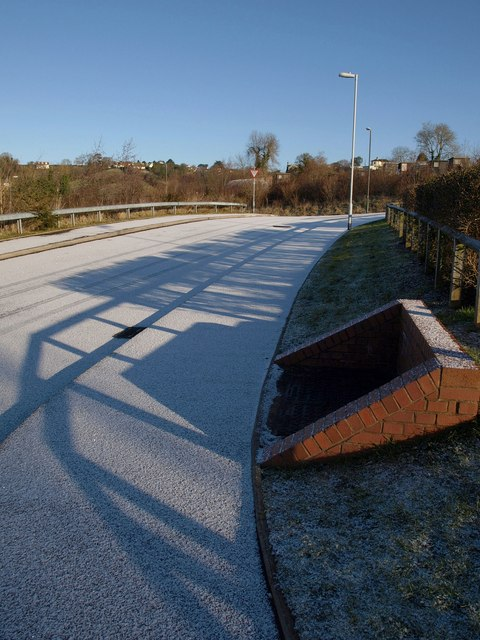
#> input picture data/dry_web/dry_00.jpg, 480 x 640 px
$ python eval.py --images data/dry_web --masks data/dry_web/dry_00.jpg   (older library calls are emulated)
#> lines starting #> are read from the running program, lines starting #| are printed output that depends on the picture; after the words box and inside, x2 and y2 are one past the last pixel; in counts of white or black regions, pixels touching at a corner belong together
### shadow/classify.py
"""Turn cues into shadow/object labels, plus step 4: contour-level voting.

Label maps: 0 = no edge, 1 = object edge, 2 = shadow edge.

Methods (ablation ladder):
  canny        baseline: keep every edge
  color        literature-style single color cue: darker + same chromaticity
  width        proposal sharpness cue: 10%-90% transition wider than WIDTH_T
  blue         illumination-direction color cue: darker AND the dark side is
               shifted toward blue along the sun->sky direction in
               log-chromaticity (what an outdoor shadow does)
  msblur       multi-scale blur estimate larger than BLUR_T (soft penumbra)
  full         blue AND msblur (both independent cues must agree), per pixel
  full_vote    full + majority vote over each contour (contours split at junctions)
"""
import json
import os

import cv2
import numpy as np

from .edges import detect_edges
from .cues import color_cue, multiscale_blur_cue, sharpness_cue, texture_cue

OBJECT, SHADOW = 1, 2

# Default thresholds. tune.py overwrites these via results/params.json.
PARAMS = dict(
    CHROMA_T=0.06,   # color baseline: chroma diff below this -> same color
    DARK_T=0.9,      # dark side must be at most this fraction of the bright side
    WIDTH_T=4.0,     # width baseline: 10-90% transition wider than this (px)
    BLUE_T=0.05,     # projection of the log-chroma change on the shadow direction
    BLUR_T=0.5,      # multi-scale blur estimate (px) above this -> soft
    VOTE_T=0.5,      # contour is shadow if more than this fraction of pixels vote shadow
)

# Direction (in (log R/G, log B/G) space) in which chromaticity moves from the
# sunlit to the shadowed side: sunlight -> bluish skylight. Unit vector,
# estimated once from the ISTD training subset (see tune.py); it is a property
# of daylight + camera, not of any test image.
SHADOW_DIR = np.array([-0.526, 0.850], np.float32)

PER_METHOD = {}   # method -> its own tuned thresholds (fair ablation)

METHODS = ["canny", "color", "width", "blue", "msblur", "full", "full_vote"]


def load_params(path="results/params.json"):
    if os.path.exists(path):
        with open(path) as fh:
            p = json.load(fh)
        PARAMS.update({k: v for k, v in p.items() if k in PARAMS})
        if "SHADOW_DIR" in p:
            SHADOW_DIR[:] = p["SHADOW_DIR"]
        PER_METHOD.update(p.get("per_method", {}))
    return PARAMS


def params_for(method):
    """Global thresholds, overridden by the ones tuned for this method alone."""
    p = dict(PARAMS)
    p.update({k: v for k, v in PER_METHOD.get(method, {}).items() if k in PARAMS})
    if method == "full_vote":   # full_vote = full's pixel thresholds + its vote threshold
        p.update({k: v for k, v in PER_METHOD.get("full", {}).items() if k in PARAMS})
    return p


WORK_SIDE = 640   # images are processed at this longest side (ISTD's resolution)


def resize_to_work(img, interp=cv2.INTER_AREA, side=None):
    """Bring an image to the working scale so penumbra widths (pixels) mean the same thing."""
    side = side or WORK_SIDE
    h, w = img.shape[:2]
    s = side / max(h, w)
    if s >= 1:
        return img
    return cv2.resize(img, (round(w * s), round(h * s)), interpolation=interp)


def compute(img_bgr, sigma=1.4, low=40, high=100):
    """Run edge detection and every cue once. Returns a dict reused by every method.

    The image is first resized to WORK_SIDE; d["img"] is the image actually used,
    and all label maps have its size.
    """
    img_bgr = resize_to_work(img_bgr)
    edges, gray, nx, ny = detect_edges(img_bgr, sigma, low, high)
    raw = cv2.cvtColor(img_bgr, cv2.COLOR_BGR2GRAY)
    ys, xs = np.nonzero(edges)
    c = color_cue(img_bgr, ys, xs, nx, ny)
    lr = c["lr"].reshape(-1, 3)
    dchrom = np.stack([lr[:, 2] - lr[:, 1], lr[:, 0] - lr[:, 1]], 1)  # d log(R/G), d log(B/G)
    return dict(
        img=img_bgr, edges=edges, ys=ys, xs=xs,
        chroma=c["chroma"], dark=c["dark"],
        blue=dchrom @ SHADOW_DIR,
        width=sharpness_cue(gray, ys, xs, nx, ny),
        blur=multiscale_blur_cue(raw, ys, xs, nx, ny),
        texture=texture_cue(raw, ys, xs, nx, ny),
    )


def pixel_votes(d, method, p=None):
    """Boolean array: True if that edge pixel is called a shadow."""
    p = p or params_for(method)
    darker = d["dark"] < p["DARK_T"]
    if method == "canny":
        return np.zeros(len(d["xs"]), bool)
    if method == "color":
        return darker & (d["chroma"] < p["CHROMA_T"])
    if method == "width":
        return darker & (d["width"] > p["WIDTH_T"])
    blue = darker & (d["blue"] > p["BLUE_T"])
    soft = darker & (d["blur"] > p["BLUR_T"])
    if method == "blue":
        return blue
    if method == "msblur":
        return soft
    if method in ("full", "full_vote"):
        return blue & soft
    raise ValueError(method)


def split_contours(edges):
    """Label 8-connected edge curves, cut at junctions (pixels with 3+ edge neighbours).

    Without the cut, a shadow border that touches an object outline would be
    merged with it into one component and forced to share one label.
    """
    e = edges.astype(np.uint8)
    nb = cv2.filter2D(e, cv2.CV_16S, np.ones((3, 3), np.float32)) - e
    junction = (e > 0) & (nb >= 3)
    pieces = e.copy()
    pieces[junction] = 0
    n, comp = cv2.connectedComponents(pieces, connectivity=8)
    return n, comp, junction


def contour_vote(edges, is_shadow, ys, xs, vote_t=0.5, min_len=8):
    """Each contour piece takes the majority label of its pixels.

    Junction pixels and pieces shorter than min_len keep their own pixel label.
    """
    n, comp, junction = split_contours(edges)
    c = comp[ys, xs]
    shadow_count = np.bincount(c, weights=is_shadow.astype(float), minlength=n)
    total = np.bincount(c, minlength=n)
    majority = shadow_count > vote_t * np.maximum(total, 1)
    out = majority[c]
    keep = (c == 0) | (total[c] < min_len) | junction[ys, xs]
    out[keep] = is_shadow[keep]
    return out


def label_map(d, method, p=None):
    p = p or params_for(method)
    is_shadow = pixel_votes(d, method, p)
    if method == "full_vote":
        is_shadow = contour_vote(d["edges"], is_shadow, d["ys"], d["xs"], p["VOTE_T"])
    lab = np.zeros(d["edges"].shape, np.uint8)
    lab[d["ys"], d["xs"]] = np.where(is_shadow, SHADOW, OBJECT)
    return lab


# [12 lines left out: function overlay, not called in this run]

### shadow/edges.py
"""Step 1: Gaussian smoothing + Canny edges, plus gradient direction at each edge pixel."""
import cv2
import numpy as np


def detect_edges(img_bgr, sigma=1.4, low=40, high=100):
    """Return (edge_mask uint8 0/1, gray_blur float32, nx, ny).

    nx, ny = unit gradient direction (points from dark to bright).
    """
    gray = cv2.cvtColor(img_bgr, cv2.COLOR_BGR2GRAY)
    blur = cv2.GaussianBlur(gray, (0, 0), sigma)
    edges = cv2.Canny(blur, low, high)

    g = blur.astype(np.float32)
    gx = cv2.Sobel(g, cv2.CV_32F, 1, 0, ksize=3)
    gy = cv2.Sobel(g, cv2.CV_32F, 0, 1, ksize=3)
    mag = np.sqrt(gx * gx + gy * gy) + 1e-6
    return (edges > 0).astype(np.uint8), g, gx / mag, gy / mag

### shadow/cues.py
"""Steps 2 and 3: per-edge-pixel cues.

Every cue is measured by sampling the image on the two sides of an edge pixel,
along the gradient direction (n points from the dark side to the bright side).

Color cues      across a shadow edge the surface is the same, so brightness
                drops but chromaticity (R:G:B proportions) stays about the same,
                and every channel is darkened by a similar factor.
Texture cue     the same texture lit less brightly keeps the same *relative*
                contrast (std / mean), so this ratio should match on both sides.
Sharpness cues  shadow borders (penumbra) are soft/wide, object edges are sharp:
                (a) 10%-90% transition width of the brightness profile,
                (b) multi-scale blur estimate from gradient magnitudes at two
                    Gaussian scales (a Gaussian-blurred step of width s has peak
                    gradient ~ 1/sqrt(s^2 + sigma^2)).
"""
import cv2
import numpy as np


def sample(img, xs, ys):
    """Bilinear sample img at float coords. img: HxW or HxWxC. Returns N or NxC."""
    # cv2.remap needs maps smaller than 32767 px per side, so lay the N points
    # out as a (rows x 4096) grid instead of one long row.
    n = xs.size
    cols = 4096
    rows = max(1, -(-n // cols))
    mx = np.zeros(rows * cols, np.float32)
    my = np.zeros(rows * cols, np.float32)
    mx[:n] = xs.ravel()
    my[:n] = ys.ravel()
    out = cv2.remap(img, mx.reshape(rows, cols), my.reshape(rows, cols),
                    cv2.INTER_LINEAR, borderMode=cv2.BORDER_REPLICATE)
    return out.reshape(rows * cols, -1)[:n].squeeze()


def _sides(img, ys, xs, nx, ny, offset):
    dx, dy = nx[ys, xs], ny[ys, xs]
    bright = sample(img, xs + offset * dx, ys + offset * dy)  # gradient points to bright side
    dark = sample(img, xs - offset * dx, ys - offset * dy)
    return bright, dark


def color_cue(img_bgr, ys, xs, nx, ny, offset=4, patch=3):
    """Cross-edge color comparison.

    Returns a dict of per-pixel arrays:
      chroma    L1 difference of chromaticity (b,g,r)/(b+g+r) between the sides
      dark      mean brightness of dark side / bright side
      lr        Nx3 per-channel log ratios log(dark_c / bright_c)   (B, G, R)
      spread    std of the three log ratios (0 = every channel darkened equally)
      blue      lr_B - lr_R  (> 0: dark side is relatively bluer, as in a
                sky-lit outdoor shadow)
    """
    img = cv2.blur(img_bgr.astype(np.float32), (patch, patch))
    bright, dark = _sides(img, ys, xs, nx, ny, offset)
    eps = 1.0
    cb = bright / (bright.sum(axis=1, keepdims=True) + eps)
    cd = dark / (dark.sum(axis=1, keepdims=True) + eps)
    lr = np.log((dark + eps) / (bright + eps))
    return dict(
        chroma=np.abs(cb - cd).sum(axis=1),
        dark=(dark.sum(axis=1) + eps) / (bright.sum(axis=1) + eps),
        lr=lr,
        spread=lr.std(axis=1),
        blue=lr[:, 0] - lr[:, 2],
    )


def texture_cue(gray, ys, xs, nx, ny, offset=6, win=7):
    """|log(cv_bright / cv_dark)|, cv = local std / local mean (coefficient of variation).

    Illumination scales mean and std together, so cv is unchanged across a
    shadow edge but usually changes across a material boundary.
    """
    g = gray.astype(np.float32)
    mean = cv2.blur(g, (win, win))
    sq = cv2.blur(g * g, (win, win))
    std = np.sqrt(np.maximum(sq - mean * mean, 0))
    cv = (std + 1.0) / (mean + 1.0)
    b, d = _sides(cv, ys, xs, nx, ny, offset)
    return np.abs(np.log(b / d))


def sharpness_cue(gray, ys, xs, nx, ny, half=8):
    """Width (pixels) of the brightness transition along the gradient (10%-90% rise).

    Large width -> soft edge -> looks like a shadow.
    """
    dx, dy = nx[ys, xs], ny[ys, xs]
    ts = np.arange(-half, half + 1, dtype=np.float32)
    px = xs[:, None] + ts[None, :] * dx[:, None]
    py = ys[:, None] + ts[None, :] * dy[:, None]
    prof = sample(gray, px.ravel(), py.ravel()).reshape(len(xs), len(ts))

    lo = prof[:, :3].mean(axis=1, keepdims=True)   # dark plateau
    hi = prof[:, -3:].mean(axis=1, keepdims=True)  # bright plateau
    norm = (prof - lo) / (hi - lo + 1e-6)          # 0 .. 1 across the edge
    i10 = np.argmax(norm >= 0.1, axis=1)
    i90 = np.argmax(norm >= 0.9, axis=1)
    width = (i90 - i10).astype(np.float32)
    width[width < 0] = 2 * half  # messy profile, treat as soft
    return width


def _grad_mag(gray, sigma):
    g = cv2.GaussianBlur(gray.astype(np.float32), (0, 0), sigma)
    gx = cv2.Sobel(g, cv2.CV_32F, 1, 0, ksize=3) / 8.0
    gy = cv2.Sobel(g, cv2.CV_32F, 0, 1, ksize=3) / 8.0
    return np.sqrt(gx * gx + gy * gy)


def multiscale_blur_cue(gray_raw, ys, xs, nx, ny, s1=1.0, s2=3.0, search=2):
    """Estimated edge blur (pixels) from the drop of gradient strength between two scales.

    For an ideal step of height A blurred by a Gaussian of std s, smoothing with
    another Gaussian of std sigma gives peak gradient A / sqrt(2*pi*(s^2+sigma^2)).
    So r = G(s2) / G(s1) = sqrt(s^2+s1^2) / sqrt(s^2+s2^2), and
        s^2 = (r^2 s2^2 - s1^2) / (1 - r^2).
    Sharp object edges -> small s; soft shadow borders (penumbra) -> large s.
    Peaks are searched +-search px along the normal because blur can shift them.
    """
    g1, g2 = _grad_mag(gray_raw, s1), _grad_mag(gray_raw, s2)
    dx, dy = nx[ys, xs], ny[ys, xs]
    best1 = np.zeros(len(xs), np.float32)
    best2 = np.zeros(len(xs), np.float32)
    for t in range(-search, search + 1):
        best1 = np.maximum(best1, sample(g1, xs + t * dx, ys + t * dy))
        best2 = np.maximum(best2, sample(g2, xs + t * dx, ys + t * dy))
    r = np.clip(best2 / (best1 + 1e-6), 0.0, 0.999)
    s_sq = (r * r * s2 * s2 - s1 * s1) / (1 - r * r)
    return np.sqrt(np.clip(s_sq, 0, 15 ** 2))

### shadow/evaluate.py
"""Evaluation against shadow masks (ISTD/SBU style) and the Hough demo."""
import cv2
import numpy as np

from .classify import OBJECT, SHADOW


def gt_shadow_band(mask, tol=3):
    """Shadow-edge ground truth = border of the shadow mask, widened by tol px."""
    m = (mask > 127).astype(np.uint8)
    k = cv2.getStructuringElement(cv2.MORPH_ELLIPSE, (3, 3))
    border = cv2.morphologyEx(m, cv2.MORPH_GRADIENT, k)
    if tol > 0:
        border = cv2.dilate(border, cv2.getStructuringElement(cv2.MORPH_ELLIPSE, (2 * tol + 1,) * 2))
    return border > 0


def counts(lab, band):
    """Pixel counts over Canny edge pixels. Positive class = shadow edge."""
    edge = lab > 0
    pred_s = lab == SHADOW
    true_s = band & edge
    return dict(
        tp=int((pred_s & true_s).sum()),
        fp=int((pred_s & ~true_s).sum()),
        fn=int((~pred_s & true_s).sum()),
        tn=int((edge & ~pred_s & ~true_s).sum()),
    )


def metrics(c):
    tp, fp, fn, tn = c["tp"], c["fp"], c["fn"], c["tn"]
    p = tp / (tp + fp) if tp + fp else 0.0
    r = tp / (tp + fn) if tp + fn else 0.0
    f1 = 2 * p * r / (p + r) if p + r else 0.0
    return dict(
        precision=p, recall=r, f1=f1,
        shadow_removed=r,                                        # % shadow edges removed
        object_removed=fp / (fp + tn) if fp + tn else 0.0,      # % object edges wrongly removed
    )


def hough_lines(edge_mask, thresh=50, min_len=40, max_gap=5):
    lines = cv2.HoughLinesP(edge_mask.astype(np.uint8) * 255, 1, np.pi / 180,
                            thresh, minLineLength=min_len, maxLineGap=max_gap)
    return [] if lines is None else lines.reshape(-1, 4).tolist()


def count_shadow_lines(lines, band, frac=0.5):
    """A line is 'caused by a shadow' if most of its pixels lie on the GT shadow border."""
    n = 0
    for x1, y1, x2, y2 in lines:
        canvas = np.zeros(band.shape, np.uint8)
        cv2.line(canvas, (int(x1), int(y1)), (int(x2), int(y2)), 1, 1)
        on = canvas > 0
        if (band & on).sum() > frac * on.sum():
            n += 1
    return n

### eval.py
"""Evaluate every method on images + shadow masks (e.g. ISTD test_A / test_B).

    python eval.py --images data/ISTD/test/test_A --masks data/ISTD/test/test_B

Prints a table (precision / recall / F1 for shadow edges, % shadow edges removed,
% object edges wrongly removed, false Hough lines caused by shadows) and
saves it to results/eval.csv. Masks must have the same file name as the image
(extension may differ).
"""
import argparse
import csv
import os

import cv2

from shadow.classify import METHODS, OBJECT, compute, label_map, load_params
from shadow.evaluate import count_shadow_lines, counts, gt_shadow_band, hough_lines, metrics

EXTS = (".png", ".jpg", ".jpeg", ".bmp", ".tif")


def find_mask(mask_dir, name):
    for e in EXTS:
        p = os.path.join(mask_dir, name + e)
        if os.path.exists(p):
            return p
    return None


def main():
    ap = argparse.ArgumentParser()
    ap.add_argument("--images", required=True)
    ap.add_argument("--masks", required=True)
    ap.add_argument("--limit", type=int, default=0, help="only use the first N images")
    ap.add_argument("--tol", type=int, default=3, help="GT border tolerance in px")
    ap.add_argument("--out", default="results/eval.csv")
    ap.add_argument("--params", default="results/params.json")
    args = ap.parse_args()
    load_params(args.params)
#> (reads results/params.json from the repository)

    files = sorted(f for f in os.listdir(args.images) if f.lower().endswith(EXTS))
    if args.limit:
        files = files[:args.limit]

    total = {m: dict(tp=0, fp=0, fn=0, tn=0) for m in METHODS}
    lines = {m: [0, 0] for m in METHODS}  # [all lines, shadow lines]
    used = 0
    for f in files:
        name = os.path.splitext(f)[0]
        mp = find_mask(args.masks, name)
        img = cv2.imread(os.path.join(args.images, f))
#> img is the input picture: shape (640, 480, 3); mean B, G, R 113.1, 97, 83.5
        if mp is None or img is None:
            continue
        d = compute(img)
#> in detect_edges, `edges = cv2.Canny(blur, low, high)`:
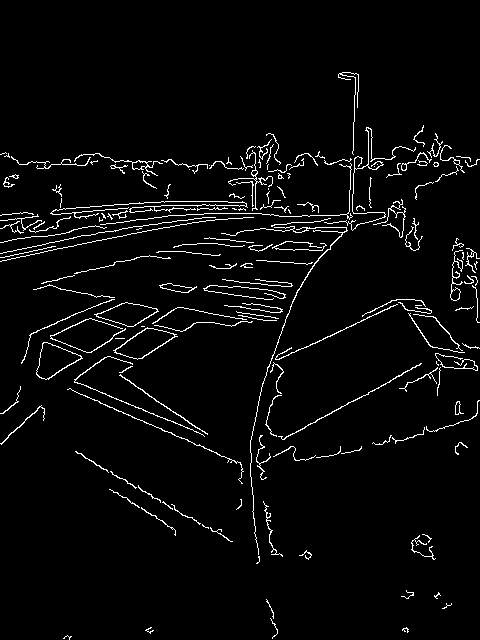
#> edges: shape (640, 480); 3.6% white in thin lines or dots, all inside (x1, y1, x2, y2) = (0, 72, 480, 640)
#> in compute, `edges, gray, nx, ny = detect_edges(img_bgr, sigma, low, high)`:
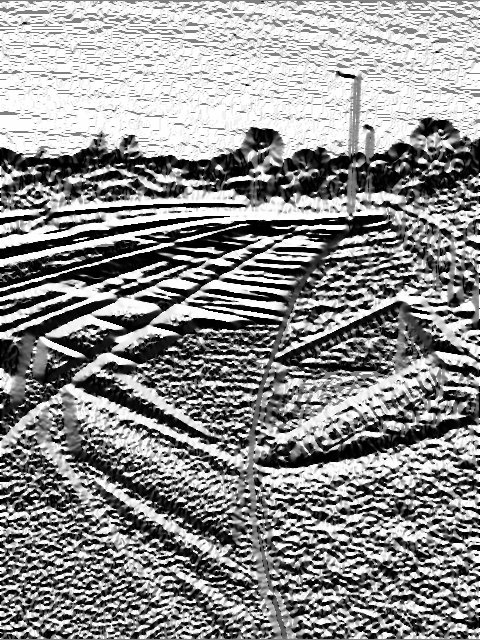
#> ny: shape (640, 480) float32; min -1, max 1, mean 0.124; drawn with min black and max white
#> in compute, `ys, xs = np.nonzero(edges)`: ys = 11096 values from 72 to 639; xs = 11096 values, max 479 at index 812, min 0 at index 508, mean 242.8
#> in _sides, `dx, dy = nx[ys, xs], ny[ys, xs]`: dx = 11096 values, max 1 at index 68, min -1 at index 63, mean -0.0774; dy = 11096 values, max 1 at index 7, min -1 at index 441, mean -0.0762
#> in compute, `c = color_cue(img_bgr, ys, xs, nx, ny)`: c = 5 items
#> in compute, `dchrom = np.stack([lr[:, 2] - lr[:, 1], lr[:, 0] - lr[:, 1]], 1)`: dchrom = 11096 pairs, first value -1.09 to 1.08, second value -1.06 to 1.54
#> in sharpness_cue, `lo = prof[:, :3].mean(axis=1, keepdims=True)`: lo = 11096 values, max 198 at index 4050, min 1.64 at index 8783, mean 83.36
#> in sharpness_cue, `hi = prof[:, -3:].mean(axis=1, keepdims=True)`: hi = 11096 values, max 199 at index 3124, min 15.21 at index 7049, mean 116.1
#> in sharpness_cue, `i10 = np.argmax(norm >= 0.1, axis=1)`: i10 = 11096 values, max 15 at index 23, min 0 at index 3, mean 3.8
#> in sharpness_cue, `i90 = np.argmax(norm >= 0.9, axis=1)`: i90 = 11096 values, max 16 at index 88, min 0 at index 12, mean 9.47
#> in sharpness_cue, `width = (i90 - i10).astype(np.float32)`: width = 11096 values, max 16 at index 2060, min 0 at index 1, mean 5.66
#> call 2 of _grad_mag, with sigma = 3
#> in _grad_mag (call 2), `g = cv2.GaussianBlur(gray.astype(np.float32), (0, 0), sigma)`:
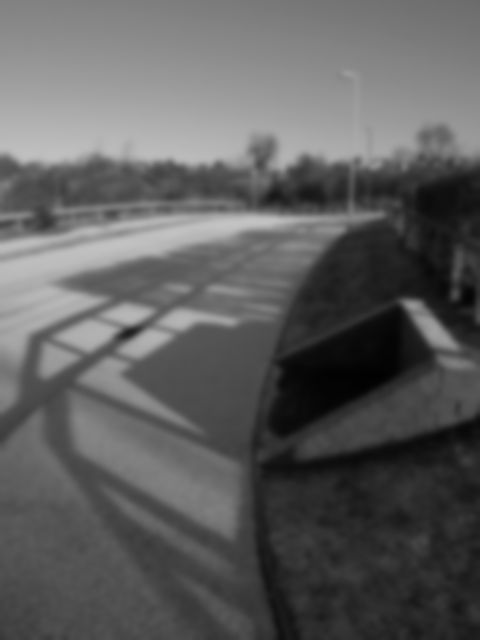
#> g: shape (640, 480) float32; min 2.05, max 195.6, mean 94.8
#> in _grad_mag (call 2), `gy = cv2.Sobel(g, cv2.CV_32F, 0, 1, ksize=3) / 8.0`:
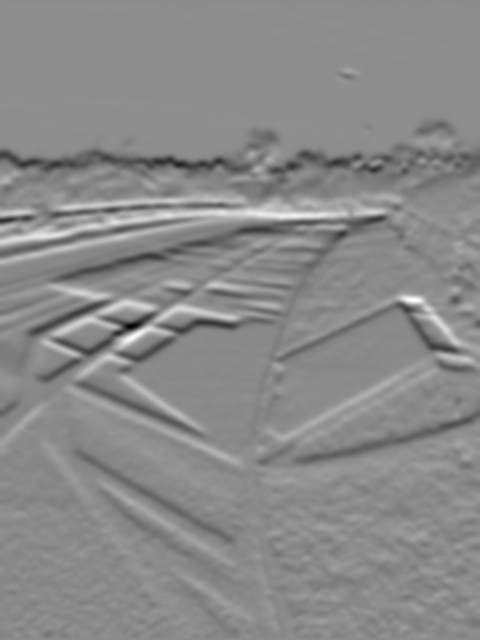
#> gy: shape (640, 480) float32; min -19.5, max 16.27, mean -0.104; drawn with min black and max white
#> in _grad_mag (call 2), `return np.sqrt(gx * gx + gy * gy)`:
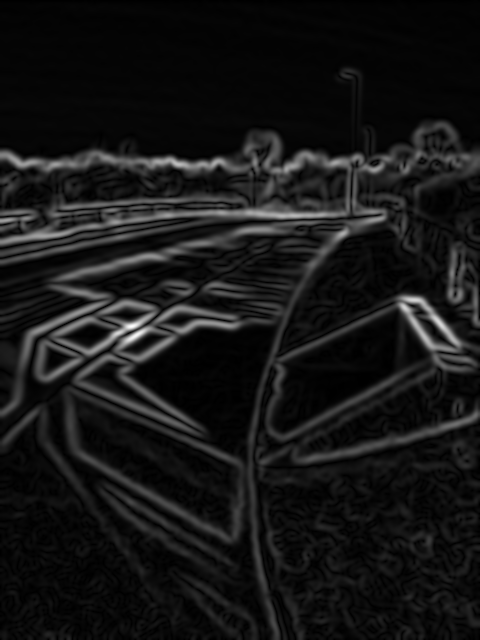
#> returned value: shape (640, 480) float32; min 0, max 19.8, mean 1.74; drawn with min black and max white
#> in multiscale_blur_cue, `best1 = np.zeros(len(xs), np.float32)`: best1 = 11096 values from 0 to 0
#> after the loop in multiscale_blur_cue, `for t in range(-search, search + 1):`: best1 = 11096 values, max 48.25 at index 7643, min 4.31 at index 5521, mean 17.18; best2 = 11096 values, max 19.8 at index 7423, min 0.45 at index 10888, mean 6.05
#> in multiscale_blur_cue, `r = np.clip(best2 / (best1 + 1e-6), 0.0, 0.999)`: r = 11096 values, max 0.999 at index 987, min 0.0437 at index 11063, mean 0.371
#> in multiscale_blur_cue, `s_sq = (r * r * s2 * s2 - s1 * s1) / (1 - r * r)`: s_sq = 11096 values, max 3993.1 at index 987, min -0.985 at index 11063, mean 7.35
#> in texture_cue, `sq = cv2.blur(g * g, (win, win))`:
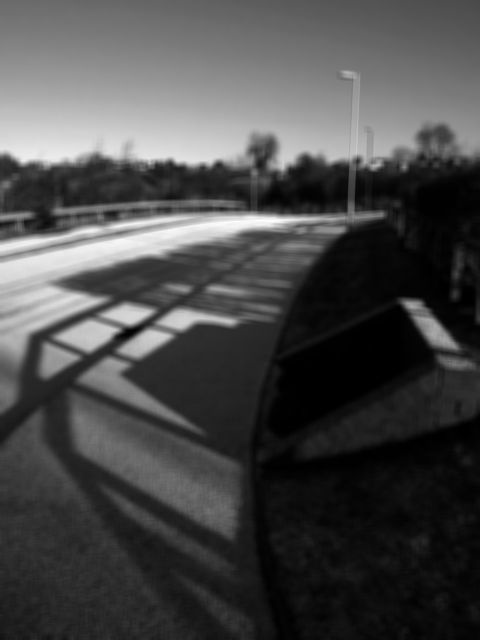
#> sq: shape (640, 480) float32; min 2.9, max 40197.3, mean 11617.2; drawn with min black and max white
#> in texture_cue, `std = np.sqrt(np.maximum(sq - mean * mean, 0))`:
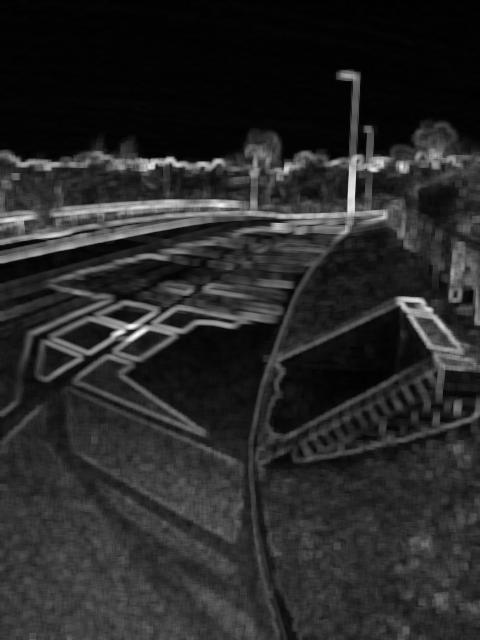
#> std: shape (640, 480) float32; min 0, max 71.17, mean 11.4; drawn with min black and max white
#> (the rest of the program and of its run is left out)
